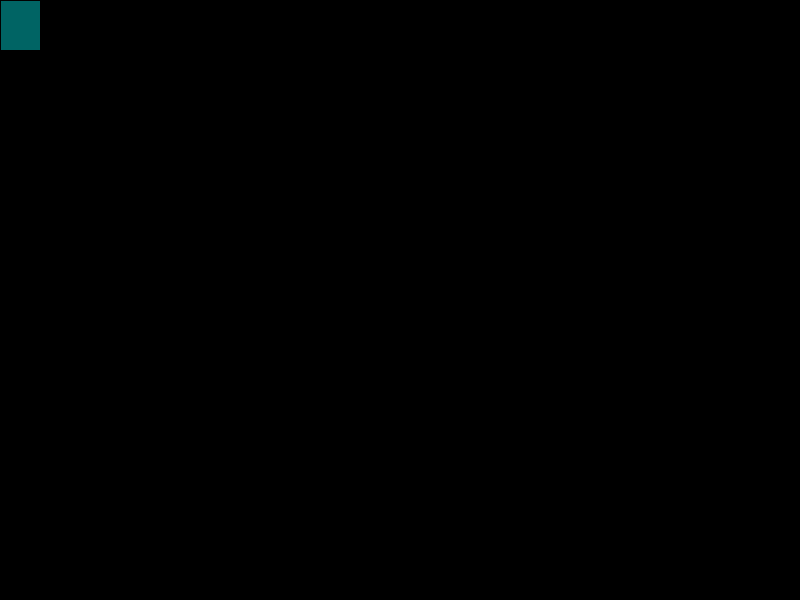
Frame 1 (no input)
Frame 60 (the mouse pressed at the canvas centre just before this capture): identical to frame 1, image omitted
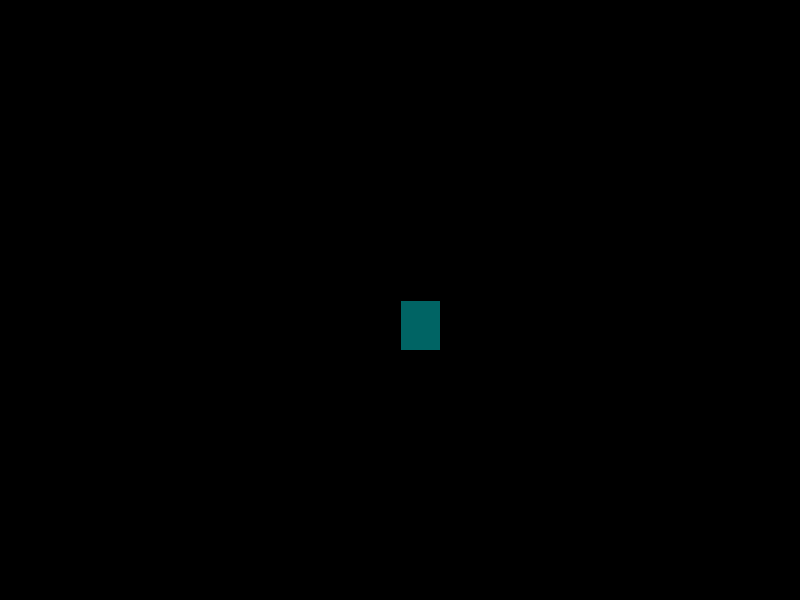
Frame 120 (the mouse held since frame 60 and released just before this capture)

The Processing sketch that drew these frames (run headless with seeded random() and noise(); from frame 60 on, the mouse is pressed at the canvas centre):

// Processing sketch: void_rect
// ── void_rect.pde
void setup() {
 size (800,600); 
}

void draw() {
 background (0);
 rectANGLE(40,50);
}

void rectANGLE( int x, int y){
 fill (0, 100, 100);
 rect (mouseX, mouseY, x, y);
}
